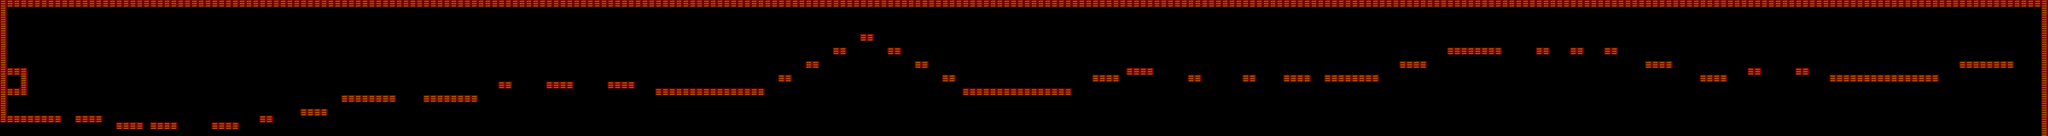

A level layout from a 2D game, rendered from its tile map. Below: a short description, then the map file with tile-grid data replaced by summaries:
An orthogonal 300x20 tile map with 64x64 px tiles, 1 tile layer (propertiesLayer) and 213 objects (16x plat3.png, 13x plat2.png, 12x plat1.png, end, spawn, ...).

<map version="1.0" orientation="orthogonal" renderorder="right-down" width="300" height="20" tilewidth="64" tileheight="64" nextobjectid="570">
 <properties>
  <property name="Gravity" value="-1000" />
  <property name="GroundFriction" value="130" />
  <property name="Image" value="jupiter.png" />
  <property name="Name" value="JUPITER" />
 </properties>
 <tileset firstgid="1" name="properties" tilewidth="64" tileheight="64" tilecount="10">
  <image source="propertiesTiles.png" width="320" height="128" />
  <tile id="0">
   <properties>
    <property name="solid" value="true" />
   </properties>
  </tile>
 </tileset>
 <objectgroup name="objects">
  <object id="520" name="end" x="18800" y="496">
   <ellipse />
  </object>
  <object id="554" name="spawn" x="192" y="960" />
 </objectgroup>
 <layer name="propertiesLayer" width="300" height="20">
  <data>[6000 cells, 524 non-empty, 1 distinct tile ids]</data>
 </layer>
 <objectgroup name="platforms">
  <object id="253" name="plat1.png" x="64" y="1088" width="512" height="64" />
  <object id="254" name="plat2.png" x="704" y="1088" width="256" height="64" />
  <object id="256" name="plat2.png" x="1088" y="1152" width="256" height="64" />
  <object id="257" name="plat2.png" x="1408" y="1152" width="256" height="64" />
  <object id="258" name="plat2.png" x="1984" y="1152" width="256" height="64" />
  <object id="284" name="plat3.png" x="2432" y="1088" width="128" height="64" />
  <object id="285" name="plat2.png" x="2816" y="1024" width="256" height="64" />
  <object id="290" name="plat1.png" x="3200" y="896" width="512" height="64" />
  <object id="300" name="plat1.png" x="3968" y="896" width="512" height="64" />
  <object id="316" name="plat3.png" x="4672" y="768" width="128" height="64" />
  <object id="317" name="plat2.png" x="5120" y="768" width="256" height="64" />
  <object id="318" name="plat2.png" x="5696" y="768" width="256" height="64" />
  <object id="352" name="plat1.png" x="6144" y="832" width="512" height="64" />
  <object id="361" name="plat1.png" x="6656" y="832" width="512" height="64" />
  <object id="368" name="plat3.png" x="7296" y="704" width="128" height="64" />
  <object id="369" name="plat3.png" x="7552" y="576" width="128" height="64" />
  <object id="370" name="plat3.png" x="7808" y="448" width="128" height="64" />
  <object id="373" name="plat3.png" x="8064" y="320" width="128" height="64" />
  <object id="386" name="plat3.png" x="8320" y="448" width="128" height="64" />
  <object id="387" name="plat3.png" x="8576" y="576" width="128" height="64" />
  <object id="388" name="plat3.png" x="8832" y="704" width="128" height="64" />
  <object id="403" name="plat1.png" x="9024" y="832" width="512" height="64" />
  <object id="404" name="plat1.png" x="9536" y="832" width="512" height="64" />
  <object id="418" name="plat2.png" x="10240" y="704" width="256" height="64" />
  <object id="419" name="plat2.png" x="10560" y="640" width="256" height="64" />
  <object id="420" name="plat3.png" x="11136" y="704" width="128" height="64" />
  <object id="434" name="plat3.png" x="11648" y="704" width="128" height="64" />
  <object id="441" name="plat2.png" x="12032" y="704" width="256" height="64" />
  <object id="455" name="plat2.png" x="13120" y="576" width="256" height="64" />
  <object id="468" name="plat1.png" x="13568" y="448" width="512" height="64" />
  <object id="469" name="plat1.png" x="12416" y="704" width="512" height="64" />
  <object id="470" name="plat3.png" x="14400" y="448" width="128" height="64" />
  <object id="471" name="plat3.png" x="14720" y="448" width="128" height="64" />
  <object id="472" name="plat3.png" x="15040" y="448" width="128" height="64" />
  <object id="474" name="plat2.png" x="15424" y="576" width="256" height="64" />
  <object id="509" name="plat3.png" x="16832" y="640" width="128" height="64" />
  <object id="510" name="plat3.png" x="16384" y="640" width="128" height="64" />
  <object id="512" name="plat1.png" x="17152" y="704" width="512" height="64" />
  <object id="513" name="plat1.png" x="17664" y="704" width="512" height="64" />
  <object id="514" name="plat1.png" x="18368" y="576" width="512" height="64" />
  <object id="515" name="plat2.png" x="15936" y="704" width="256" height="64" />
 </objectgroup>
 <objectgroup name="tips">
  <object id="553" name="tipJupiter4" x="1216" y="1088" width="16" height="16">
   <ellipse />
  </object>
  <object id="556" name="tipJupiter2" x="3312" y="832" width="16" height="16">
   <ellipse />
  </object>
  <object id="557" name="tipJupiter3" x="5232" y="704" width="16" height="16">
   <ellipse />
  </object>
  <object id="559" name="tipJupiter1" x="6896" y="768" width="16" height="16">
   <ellipse />
  </object>
  <object id="563" name="tipJupiter5" x="9200" y="768" width="16" height="16">
   <ellipse />
  </object>
  <object id="566" name="tipJupiter6" x="12656" y="640" width="16" height="16">
   <ellipse />
  </object>
  <object id="567" name="tipJupiter7" x="15536" y="512" width="16" height="16">
   <ellipse />
  </object>
 </objectgroup>
 <objectgroup name="coins">
  <object id="267" x="640" y="992">
   <ellipse />
  </object>
  <object id="268" x="768" y="1024">
   <ellipse />
  </object>
  <object id="269" x="896" y="1024">
   <ellipse />
  </object>
  <object id="270" x="1056" y="1008">
   <ellipse />
  </object>
  <object id="271" x="1152" y="1088">
   <ellipse />
  </object>
  <object id="272" x="1280" y="1088">
   <ellipse />
  </object>
  <object id="274" x="1600" y="1088">
   <ellipse />
  </object>
  <object id="275" x="1792" y="1024">
   <ellipse />
  </object>
  <object id="276" x="1888" y="992">
   <ellipse />
  </object>
  <object id="277" x="1728" y="1072">
   <ellipse />
  </object>
  <object id="278" x="2016" y="1056">
   <ellipse />
  </object>
  <object id="279" x="2128" y="1088">
   <ellipse />
  </object>
  <object id="280" x="2368" y="1008">
   <ellipse />
  </object>
  <object id="281" x="2496" y="1024">
   <ellipse />
  </object>
  <object id="282" x="2768" y="912">
   <ellipse />
  </object>
  <object id="283" x="2640" y="960">
   <ellipse />
  </object>
  <object id="287" x="2880" y="960">
   <ellipse />
  </object>
  <object id="288" x="3008" y="960">
   <ellipse />
  </object>
  <object id="297" x="3552" y="832">
   <ellipse />
  </object>
  <object id="298" x="3648" y="832">
   <ellipse />
  </object>
  <object id="303" x="3776" y="816">
   <ellipse />
  </object>
  <object id="304" x="3840" y="768">
   <ellipse />
  </object>
  <object id="305" x="3920" y="752">
   <ellipse />
  </object>
  <object id="306" x="4032" y="816">
   <ellipse />
  </object>
  <object id="311" x="4128" y="832">
   <ellipse />
  </object>
  <object id="312" x="4320" y="832">
   <ellipse />
  </object>
  <object id="313" x="4416" y="832">
   <ellipse />
  </object>
  <object id="314" x="4528" y="784">
   <ellipse />
  </object>
  <object id="315" x="4592" y="720">
   <ellipse />
  </object>
  <object id="337" x="4848" y="688">
   <ellipse />
  </object>
  <object id="338" x="4912" y="640">
   <ellipse />
  </object>
  <object id="340" x="4992" y="608">
   <ellipse />
  </object>
  <object id="341" x="5056" y="608">
   <ellipse />
  </object>
  <object id="342" x="5120" y="624">
   <ellipse />
  </object>
  <object id="344" x="5184" y="704">
   <ellipse />
  </object>
  <object id="345" x="5312" y="704">
   <ellipse />
  </object>
  <object id="346" x="5440" y="640">
   <ellipse />
  </object>
  <object id="347" x="5536" y="592">
   <ellipse />
  </object>
  <object id="348" x="5632" y="608">
   <ellipse />
  </object>
  <object id="349" x="5744" y="688">
   <ellipse />
  </object>
  <object id="350" x="5888" y="704">
   <ellipse />
  </object>
  </objectgroup>
 <objectgroup name="thunders">
  <!-- 11 objects omitted --></objectgroup>
</map>
<!-- 122 of 213 objects omitted -->
